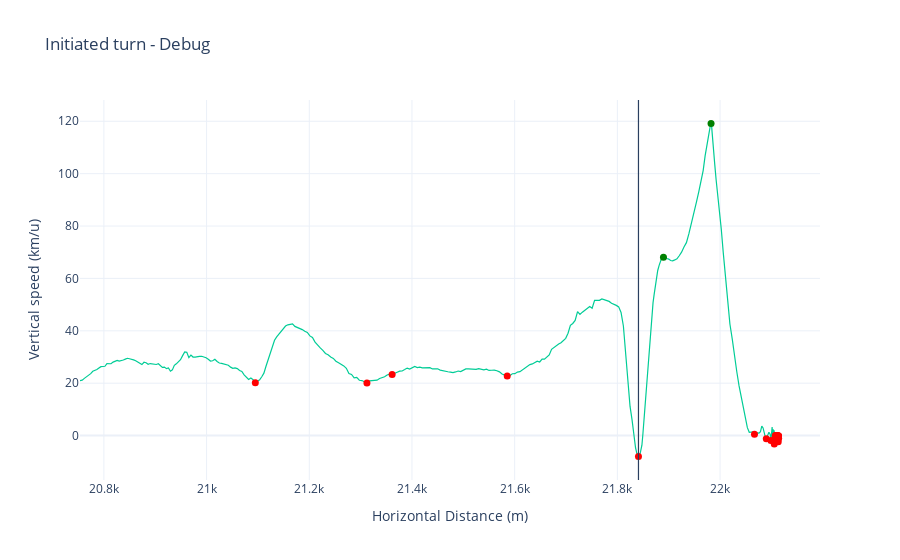

Write notebook code for a chart like this one.
### Markdown cell above
#### Debugging Visualisations


<br>


**Initiated Turn**

This indicates the initiation altitude of the speed building maneuver.This may mean different things depending on the pilot's flying style.It is typically the point where the pilot released his brakes and began applying double front riser input.

**The initiated turn is where the vertspeed is the lowest and starts to increase**

### Code cell
landing.plt_init_turn_debug('km/u', 'm')

### Figure 1 — Plotly figure (JSON) as saved in the notebook; plotly's stock layout.template omitted (floating-point values rounded to 4 significant figures; data arrays with more than 128 entries replaced by an {"elided": "..."} marker saying what was removed)
{"data": [{"hovertemplate": "Vert speed: %{y:.2f} km/u<extra></extra>", "line": {"color": "#00CC96", "width": 1.2}, "showlegend": false, "type": "scatter", "x": {"elided": "614 float values"}, "y": {"elided": "614 float values"}}, {"marker": {"color": "Green", "size": 7}, "mode": "markers", "showlegend": false, "type": "scatter", "x": [21890.0, 21980.0], "y": [68.11, 119.2]}, {"marker": {"color": "Red", "size": 7}, "mode": "markers", "showlegend": false, "type": "scatter", "x": [21090.0, 21310.0, 21360.0, 21590.0, 21840.0, 22070.0, 22090.0, 22100.0, 22110.0, 22110.0, 22110.0, 22110.0, 22110.0, 22110.0, 22110.0, 22110.0, 22110.0, 22110.0, 22110.0, 22110.0, 22110.0, 22110.0, 22110.0, 22110.0, 22110.0, 22110.0, 22110.0, 22110.0, 22110.0, 22110.0, 22110.0, 22110.0, 22110.0, 22110.0, 22110.0, 22110.0, 22110.0, 22110.0, 22110.0, 22110.0, 22110.0], "y": [20.2, 20.09, 23.33, 22.72, -8.028, 0.54, -1.224, -1.836, -3.168, -0.54, 0, -0.18, -0.036, -0.54, -0.324, -0.108, -0.108, -0.072, -0.828, -0.216, -0.036, -0.36, -0.468, -0.396, -0.288, -0.108, -0.144, -0.288, -0.252, -0.072, -0.036, -0.036, -0.288, -0.252, -0.324, -2.376, -0.396, -0.108, -0.504, -0.036, -1.008]}], "layout": {"hovermode": "x unified", "shapes": [{"line": {"width": 1.2}, "type": "line", "x0": 21840.0, "x1": 21840.0, "xref": "x", "y0": 0, "y1": 1, "yref": "y domain"}], "showlegend": false, "title": {"text": "Initiated turn - Debug"}, "xaxis": {"title": {"text": "Horizontal Distance (m)"}}, "yaxis": {"title": {"text": "Vertical speed (km/u)"}}}}
